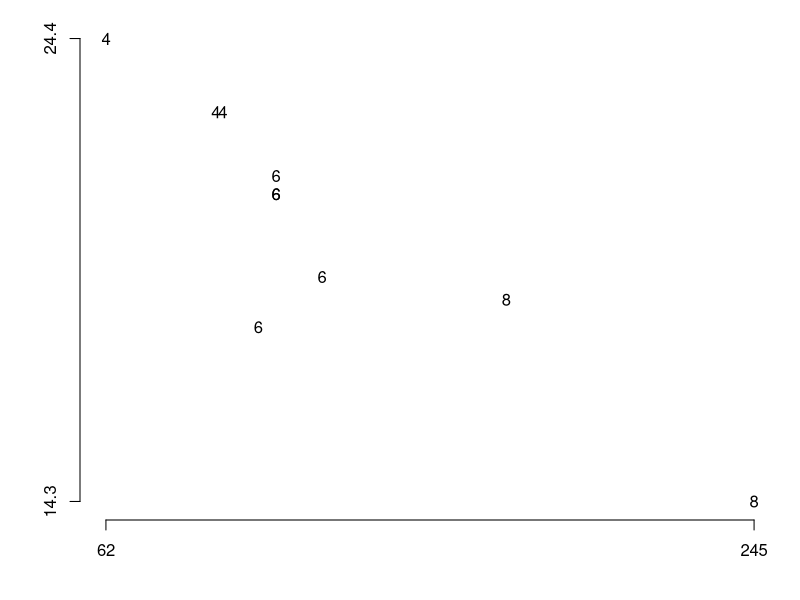

This figure's R source: (Note: this script raises an error after producing the figure.)
## ----setup, include=TRUE, results='hide', message = FALSE, warning = FALSE, cache=FALSE--------------------------------------------
options(width = 70, digits = 2)
library(ggplot2)


## ----------------------------------------------------------------------------------------------------------------------------------
#### S3 System - Classes ####
class(mtcars)


## ----------------------------------------------------------------------------------------------------------------------------------
table


## ----------------------------------------------------------------------------------------------------------------------------------
x <- table(mtcars$cyl)
class(x) <- c("newclass", "table")
class(x)


## ----------------------------------------------------------------------------------------------------------------------------------
d <- data.frame(
  x = c(1, 3, 5),
  y = c(1, 2, 4),
  labels = c("First", "Second", "Third")
)
class(d) <- "textplot"

print(d)

class(d) <- c("textplot", "data.frame")

print(d)


## ----------------------------------------------------------------------------------------------------------------------------------
textplot_data <- function(f, d) {
  stopifnot(inherits(d, "data.frame"))
  stopifnot(inherits(f, "formula"))

  newdata <- get_all_vars(formula = f, data = d)
  colnames(newdata) <- c("y", "x", "labels")
  class(newdata) <- c("textplot", "data.frame")

  return(newdata)
}


textplot_data(f = mpg ~ hp | cyl, d = mtcars[1:10, ])


## ----------------------------------------------------------------------------------------------------------------------------------
#### S3 System - Methods ####

plot.textplot <- function(d) {
  ## adjust the margins through a call to the
  ## graphical parameters, and store old parameters in op
  op <- par(mar = c(4, 4, 1, 1))
  ## ensure graphing parameters restored to what
  ## they were when function completes
  on.exit(par(op))
  ## create a new plot area
  plot.new()
  ## size the plot appropriate for the data
  plot.window(xlim = range(d$x, na.rm = TRUE),
              ylim = range(d$y, na.rm = TRUE))
  ## add the text to the plot
  text(d$x, d$y, labels = d$labels)
  ## create some axes to show the limits of the data
  axis(side = 1, range(d$x, na.rm = TRUE))
  axis(side = 2, range(d$y, na.rm = TRUE))
  ## return the object invisibly
  invisible(d)
}


## ----wcm-labels, fig.width=4, fig.height=4, out.width='.5\\linewidth', fig.pos="!ht", fig.cap = c("The plot of text labels at specific coordinates, demonstrating the use of custom methods for custom classes.")----
dat <- textplot_data(f = mpg ~ hp | cyl, d = mtcars[1:10, ])

plot(dat)



## ----------------------------------------------------------------------------------------------------------------------------------
plot


## ----------------------------------------------------------------------------------------------------------------------------------
methods(plot)


## ----------------------------------------------------------------------------------------------------------------------------------
plot.table


## ----------------------------------------------------------------------------------------------------------------------------------
graphics:::plot.table


## ----------------------------------------------------------------------------------------------------------------------------------
m <- lm(mpg ~ hp * vs + factor(cyl), data = mtcars)
summary(m)


## ----------------------------------------------------------------------------------------------------------------------------------
class(m)
methods(ggplot)


## ----------------------------------------------------------------------------------------------------------------------------------
ggplot.lm <- function(data, mapping, vars, ...) {
  newdat <- do.call(expand.grid, vars)
  yvar <- as.character(formula(data)[[2]])
  d <- as.data.frame(predict(data, newdata = newdat, se.fit = TRUE))
  d <- within(d, {
    LL <- fit + qnorm(.025) * se.fit
    UL <- fit + qnorm(.975) * se.fit
  })
  colnames(d)[1] <- yvar
  data <- cbind(newdat, d[, c(yvar, "LL", "UL")])
  ggplot(data = data, mapping = mapping, ...)
}


## ----wcm-lm, fig.width=4, fig.height=4, out.width='.5\\linewidth', fig.pos="!ht", fig.cap = c("Predicted regression line from the model, using the ggplot.lm() method.")----
ggplot(m, aes(hp, mpg), vars = list(
                          hp = min(mtcars$hp):max(mtcars$hp),
                          vs = mean(mtcars$vs),
                          cyl = 8)) +
  geom_line(size=2) +
  theme_bw()


## ----wcm-lmci, fig.width=5, fig.height=4, out.width='.5\\linewidth', fig.pos="!ht", fig.cap = c("Predicted regression lines from the model, with confidence intervals, using the ggplot.lm() method.")----
ggplot(m, aes(hp, mpg, linetype = factor(vs), group = factor(vs)), vars = list(
                          hp = min(mtcars$hp):max(mtcars$hp),
                          vs = c(0, 1),
                          cyl = 8)) +
  geom_ribbon(aes(ymin = LL, ymax = UL), alpha = .25) +
  geom_line(size=2) +
  theme_bw()


## ----------------------------------------------------------------------------------------------------------------------------------
#### S4 System - Classes ####

setClass(
  Class = "textplot",
  slots = c(
    x = "numeric",
    y = "numeric",
    labels = "character"),
  prototype = list(
    x = numeric(0),
    y = numeric(0),
    labels = character(0)),
  validity = function(object) {
    stopifnot(
      length(object@x) == length(object@y),
      length(object@x) == length(object@labels))
    if (!all(nchar(object@labels) > 0, na.rm = TRUE)) {
      stop("All labels must be missing or non zero length characters")
    }
    return(TRUE)
  }
)


## ----------------------------------------------------------------------------------------------------------------------------------
new("textplot",
    x = c(1, 3, 5),
    y = c(1, 2, 4),
    labels = c("First", "Second", "Third"))

new("textplot",
    x = c(1, 3, 5),
    y = c(1, 2, 4),
    labels = 1:3)

new("textplot",
    x = c(1, 3, 5),
    y = c(1, 2, 4),
    labels = c("First", "Second", ""))


## ----------------------------------------------------------------------------------------------------------------------------------
## multiple errors
new("textplot",
    x = c(1, 3, 5),
    y = c(1, 2),
    labels = c("First", "Second", ""))


## ----------------------------------------------------------------------------------------------------------------------------------
## diversion on formatting text strings
cat("ab", fill = TRUE)

cat("a\nb", fill = TRUE)


## ----------------------------------------------------------------------------------------------------------------------------------
paste(c("a", "b"), c(1, 2), sep = "")

paste(c("a", "b"), collapse = "\n")


## ----------------------------------------------------------------------------------------------------------------------------------
sprintf("First (%d), Second (%d), Third (%d)", 98, 80, 75)


## ----------------------------------------------------------------------------------------------------------------------------------
sprintf("Integer %d, Numeric %0.2f, String %s, They won by 58%%",
        5, 3.141593, "some text")


## ----------------------------------------------------------------------------------------------------------------------------------
## Revised to catch multiple errors and be more informative
textplot <- setClass(
  Class = "textplot",
  slots = c(
    x = "numeric",
    y = "numeric",
    labels = "character"),
  prototype = list(
    x = numeric(0),
    y = numeric(0),
    labels = character(0)),
  validity = function(object) {
    errors <- character()
    if (length(object@x) != length(object@y)) {
      errors <- c(errors,
                  sprintf("x (length %d) and y (length %d) are not equal",
                          length(object@x), length(object@y)))
    }
    if (length(object@x) != length(object@labels)) {
      errors <- c(errors,
                  sprintf("x (length %d) and labels (length %d) are not equal",
                          length(object@x), length(object@labels)))
    }
    if (!all(nchar(object@labels) > 0, na.rm = TRUE)) {
      errors <- c(errors, sprintf(
        "%d label(s) are zero length. All labels must be missing or non zero length",
        sum(nchar(object@labels) == 0, na.rm = TRUE)))
    }

    if (length(errors)) {
      stop(paste(c("\n", errors), collapse = "\n"))
    } else {
      return(TRUE)
    }
  }
)


## ----------------------------------------------------------------------------------------------------------------------------------
## multiple errors more informative
textplot(
  x = c(1, 3, 5),
  y = c(1, 2),
  labels = c("First", "Second", ""))


## ----------------------------------------------------------------------------------------------------------------------------------
# Revised to catch multiple errors and be more informative
groupedtextplot <- setClass(
  Class = "groupedtextplot",
  slots = c(
    group = "factor"),
  prototype = list(
    group = factor()),
  contains = "textplot",
  validity = function(object) {
    if (length(object@x) != length(object@group)) {
      stop(sprintf("x (length %d) and group (length %d) are not equal",
                   length(object@x), length(object@group)))
    }
    return(TRUE)
  }
)


## ----------------------------------------------------------------------------------------------------------------------------------
gdat <- groupedtextplot(
    group = factor(c(1, 1, 1, 1, 2, 2, 2, 2)),
    x = 1:8,
    y = c(1, 3, 4, 2, 6, 8, 7, 10),
    labels = letters[1:8])
gdat

groupedtextplot(
    group = factor(c(1, 1, 1, 1, 2, 2, 2, 2)),
    x = 1:8,
    y = c(1, 3, 4, 2, 6, 8, 7),
    labels = c(letters[1:7], ""))



## ----------------------------------------------------------------------------------------------------------------------------------
## method
setMethod(
  f = "show",
  signature = "textplot",
  definition = function(object) {
    cat("     X: ")
    cat(head(object@x, 5), fill = TRUE)
    cat("     Y: ")
    cat(head(object@y, 5), fill = TRUE)
    cat("Labels: ")
    cat(head(object@labels, 5), fill = TRUE)
  })


## ----------------------------------------------------------------------------------------------------------------------------------
## nicer way of showing data
dat <- textplot(
  x = 1:4,
  y = c(1, 3, 5, 2),
  labels = letters[1:4])
dat


## ----------------------------------------------------------------------------------------------------------------------------------
gdat


## ----------------------------------------------------------------------------------------------------------------------------------
setMethod(
  f = "[",
  signature = "textplot",
  definition = function(x, i, j, drop) {
    if (missing(i) & missing(j)) {
      out <- x
      validObject(out)
    } else if (!missing(i) & missing(j)) {
      out <- textplot(
        x = x@x[i],
        y = x@y[i],
        labels = x@labels[i])
      validObject(out)
    } else if (!missing(j)) {
      if (missing(i)) {
        i <- seq_along(x@x)
      }

      if (is.character(j)) {
        out <- lapply(j, function(n) {
          slot(x, n)[i]
        })
        names(out) <- j
      } else if (is.numeric(j)) {
        n <- slotNames(x)
        out <- lapply(j, function(k) {
          slot(x, n[j])[i]
        })
        names(out) <- n[j]
      } else {
        stop("j is not a valid type")
      }
    }

    return(out)
  })


## ----------------------------------------------------------------------------------------------------------------------------------
dat[]
dat[i = 1:2]
dat[j = 1]
dat[j = "y"]
dat[i = 1:2, j = c("x", "y")]


## ----------------------------------------------------------------------------------------------------------------------------------
setMethod(
  f = "show",
  signature = "groupedtextplot",
  definition = function(object) {
    n <- unique(object@group)
    i <- lapply(n, function(index) {
      cat("Group: ", index, fill = TRUE)
      show(object[which(object@group == index)])
    })
  })

gdat

